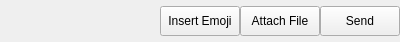
<?xml version="1.0" encoding="UTF-8"?>
<ui version="4.0">
 <class>OutgoingPostPanel</class>
 <widget class="QWidget" name="OutgoingPostPanel">
  <property name="geometry">
   <rect>
    <x>0</x>
    <y>0</y>
    <width>400</width>
    <height>42</height>
   </rect>
  </property>
  <property name="windowTitle">
   <string>Form</string>
  </property>
  <layout class="QHBoxLayout" name="horizontalLayout">
   <property name="spacing">
    <number>0</number>
   </property>
   <property name="leftMargin">
    <number>0</number>
   </property>
   <property name="topMargin">
    <number>0</number>
   </property>
   <property name="rightMargin">
    <number>0</number>
   </property>
   <property name="bottomMargin">
    <number>0</number>
   </property>
   <item>
    <spacer name="horizontalSpacer">
     <property name="orientation">
      <enum>Qt::Horizontal</enum>
     </property>
     <property name="sizeHint" stdset="0">
      <size>
       <width>125</width>
       <height>17</height>
      </size>
     </property>
    </spacer>
   </item>
   <item>
    <widget class="QLabel" name="label">
     <property name="text">
      <string/>
     </property>
    </widget>
   </item>
   <item>
    <widget class="QPushButton" name="addEmojiButton">
     <property name="maximumSize">
      <size>
       <width>16777215</width>
       <height>30</height>
      </size>
     </property>
     <property name="text">
      <string>Insert Emoji</string>
     </property>
    </widget>
   </item>
   <item>
    <widget class="QPushButton" name="attachButton">
     <property name="maximumSize">
      <size>
       <width>16777215</width>
       <height>30</height>
      </size>
     </property>
     <property name="text">
      <string>Attach File</string>
     </property>
    </widget>
   </item>
   <item>
    <widget class="QPushButton" name="sendButton">
     <property name="maximumSize">
      <size>
       <width>16777215</width>
       <height>30</height>
      </size>
     </property>
     <property name="text">
      <string>Send</string>
     </property>
    </widget>
   </item>
  </layout>
 </widget>
 <resources/>
 <connections/>
</ui>
